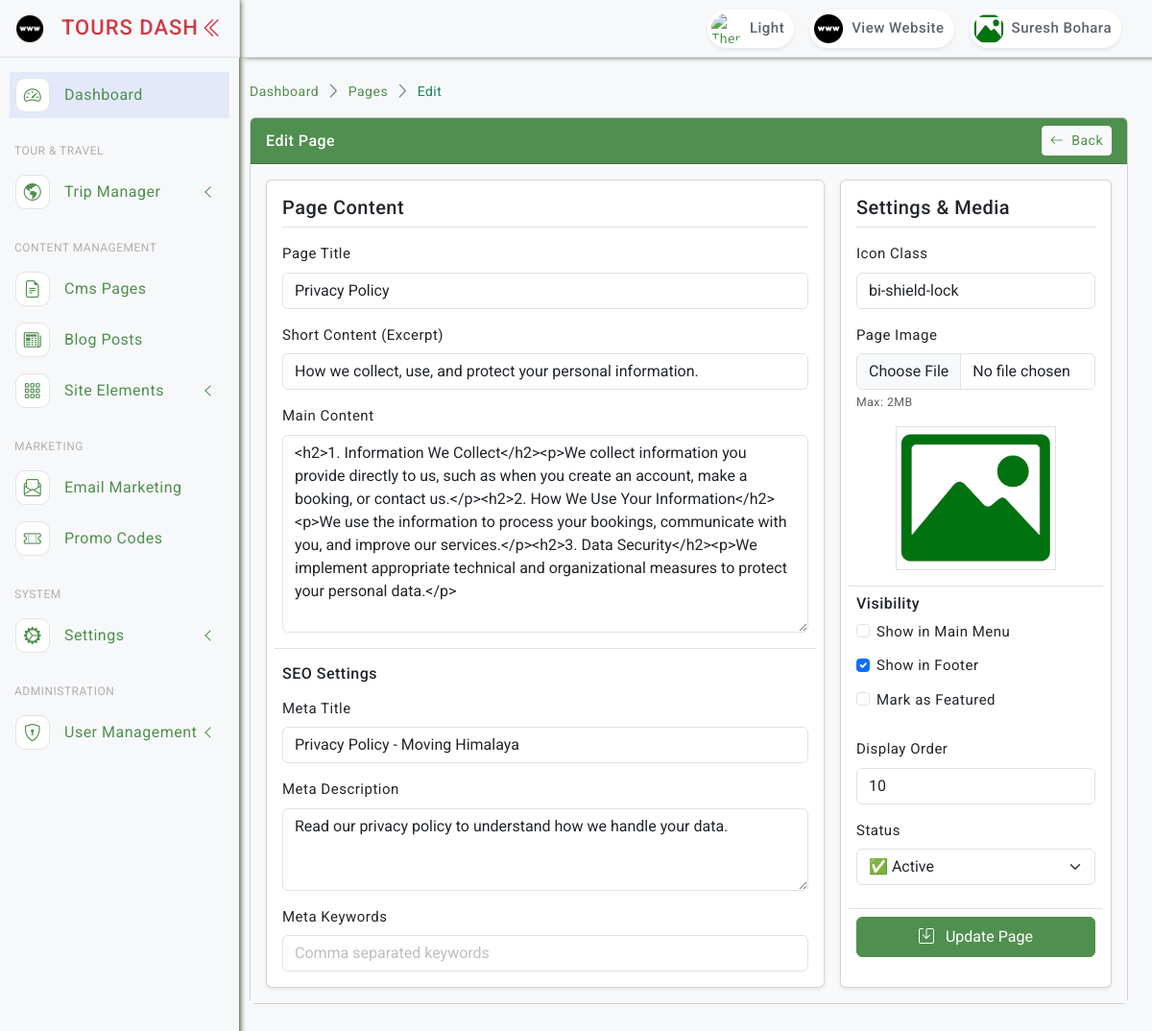
The page /pages/1/update/ (signed in) on the database its author committed.
### accounts/models.py (models this page shows, shortened)
class AdminUser(AbstractBaseUser, PermissionsMixin):
    name = models.CharField(max_length=255)
    email = models.EmailField(unique=True)
    mobile = models.CharField(max_length=20, blank=True, null=True)
    address = models.TextField(blank=True, null=True)
    gender = models.CharField(max_length=20, blank=True, null=True)
    details = models.TextField(blank=True, null=True)
    image = models.ImageField(upload_to='admin_profiles/', null=True, blank=True, default='noimage.png')
    status = models.BooleanField(default=True)
    last_login_at = models.DateTimeField(null=True, blank=True)
    created_at = models.DateTimeField(auto_now_add=True)
    updated_at = models.DateTimeField(auto_now=True)
    is_active = models.BooleanField(default=True)
    is_staff = models.BooleanField(default=False)
    objects = AdminUserManager()
    USERNAME_FIELD = 'email'
    REQUIRED_FIELDS = ['name']
    @property
    def image_url(self):
        if self.image and str(self.image) != 'noimage.png':
            return self.image.url
        return '/static/asset/images/noimage.png'

### pages/models.py (models this page shows, shortened)
class Page(models.Model):
    title = models.CharField(max_length=255)
    slug = models.SlugField(max_length=255, unique=True, blank=True)
    icon = models.CharField(max_length=100, blank=True, null=True, help_text="e.g., bi bi-info-circle")
    image = models.ImageField(upload_to='pages/', blank=True, null=True)
    short_content = models.CharField(max_length=500, blank=True, null=True, help_text="Brief excerpt/summary")
    content = models.TextField(blank=True, null=True)
    meta_title = models.CharField(max_length=255, blank=True, null=True)
    meta_description = models.TextField(blank=True, null=True)
    meta_keywords = models.CharField(max_length=500, blank=True, null=True)
    show_in_menu = models.BooleanField(default=False)
    show_in_footer = models.BooleanField(default=False)
    is_featured = models.BooleanField(default=False)
    order_level = models.PositiveIntegerField(default=0)
    status = models.BooleanField(default=True)
    created_at = models.DateTimeField(auto_now_add=True)
    updated_at = models.DateTimeField(auto_now=True)
    objects = PageManager()
    class Meta:
        ordering = ['order_level', '-created_at']
        indexes = [
            models.Index(fields=['status', 'order_level', 'created_at']),
            models.Index(fields=['show_in_menu']),
            models.Index(fields=['show_in_footer']),
            models.Index(fields=['is_featured']),
        ]
    @property
    def image_url(self):
        return self.image.url if self.image and hasattr(self.image, 'url') else '/static/asset/images/noimage.png'

### pages/views.py (the view)
# urls.py: path('<int:pk>/update/', views.page_update, name='page_update'),
@login_required
def page_update(request, pk):
    item = get_object_or_404(Page, pk=pk)
    if request.method == 'POST':
        form = PageForm(request.POST, request.FILES, instance=item)
        if form.is_valid():
            form.save()
            return JsonResponse({'success': True, 'message': 'Page updated successfully!'})
        return JsonResponse({'success': False, 'errors': form.errors}, status=422)
    return render(request, 'admin/pages/form.html', {'form': PageForm(instance=item), 'item': item})

### core/context_processors.py (called while the page is built)
def global_settings(request):
    setting = SiteSetting.get_instance()
    footer_categories = Category.objects.filter(
        parent__isnull=True,
        status=True
    ).prefetch_related('children').order_by('order_level')[:4]
    footer_pages = Page.objects.filter(status=True).order_by('order_level')[:4]
    footer_experts = Team.objects.filter(status=True).order_by('order_level')[:4]
    trekking_regions = Category.objects.filter(parent__slug='trekking', status=True).order_by('order_level')[:4]
    return {
        'setting': setting,
        'global_categories': footer_categories,
        'global_pages': footer_pages,
        'footer_experts': footer_experts,
        'trekking_regions': trekking_regions,
    }

### templates/admin/pages/form.html (shortened to what this page needs)
{% extends "layouts/base.html" %}
{% load static %}
{% block content %}
<div class="page-breadcrumb d-none d-sm-flex align-items-center mb-3">
    <nav aria-label="breadcrumb">
        <ol class="breadcrumb mb-0 p-0">
            <li class="breadcrumb-item"><a href="{% url 'core:dashboard' %}">Dashboard</a></li>
            <li class="breadcrumb-item"><a href="{% url 'pages:page_list' %}">Pages</a></li>
            <li class="breadcrumb-item active">{% if item %}Edit{% else %}Create{% endif %}</li>
        </ol>
    </nav>
</div>
<div class="card mb-4">
    <div class="card-header bg-custom text-white d-flex align-items-center justify-content-between py-2">
        <h6 class="mb-0"> {% if item %}Edit{% else %}Create{% endif %} Page</h6>
        <a href="{% url 'pages:page_list' %}" class="btn btn-light btn-sm"><i class="bi bi-arrow-left me-1"></i> Back</a>
    </div>
    <div class="card-body bg-light p-3">
        <form id="pageForm" method="POST" enctype="multipart/form-data" action="{% if item %}{% url 'pages:page_update' item.id %}{% else %}{% url 'pages:page_create' %}{% endif %}">
            <div class="row g-3">
                <div class="col-lg-8">
                    <div class="card shadow-sm h-100">
                        <div class="card-body">
                            <h5 class="card-title mb-3 border-bottom pb-2">Page Content</h5>
                            <div class="row g-3">
                                <div class="col-md-12"><label class="form-label">Page Title</label>{{ form.title }}</div>
                                <div class="col-12"><label class="form-label">Short Content (Excerpt)</label>{{ form.short_content }}</div>
                                <div class="col-12"><label class="form-label">Main Content</label>{{ form.content }}</div>
                                <div class="col-12 mt-3 pt-3 border-top">
                                    <h6 class="mb-3">SEO Settings</h6>
                                    <div class="row g-3">
                                        <div class="col-12"><label class="form-label">Meta Title</label>{{ form.meta_title }}</div>
                                        <div class="col-12"><label class="form-label">Meta Description</label>{{ form.meta_description }}</div>
                                        <div class="col-12"><label class="form-label">Meta Keywords</label>{{ form.meta_keywords }}</div>
                                    </div>
                                </div>
                            </div>
                        </div>
                    </div>
                </div>
                <div class="col-lg-4">
                    <div class="card shadow-sm h-100">
                        <div class="card-body">
                            <h5 class="card-title mb-3 border-bottom pb-2">Settings & Media</h5>
                            <div class="row g-3">
                                <div class="col-12"><label class="form-label">Icon Class</label>{{ form.icon }}</div>
                                <div class="col-12"><label class="form-label">Page Image</label>{{ form.image }}<small class="text-muted d-block mt-1">Max: 2MB</small></div>
                                <div class="col-12 text-center"><img src="{% if item and item.image_url %}{{ item.image_url }}{% else %}{% static 'asset/images/noimage.png' %}{% endif %}" alt="Preview" class="img-fluid preview-image border" id="imagePreview" style="max-height: 150px;"></div>
                                <div class="col-12 mt-3 pt-2 border-top">
                                    <h6 class="mb-2">Visibility</h6>
                                    <div class="form-check mb-2">{{ form.show_in_menu }} <label class="form-check-label" for="{{ form.show_in_menu.id_for_label }}">Show in Main Menu</label></div>
                                    <div class="form-check mb-2">{{ form.show_in_footer }} <label class="form-check-label" for="{{ form.show_in_footer.id_for_label }}">Show in Footer</label></div>
                                    <div class="form-check mb-2">{{ form.is_featured }} <label class="form-check-label" for="{{ form.is_featured.id_for_label }}">Mark as Featured</label></div>
                                </div>
                                <div class="col-12"><label class="form-label">Display Order</label>{{ form.order_level }}</div>
                                <div class="col-12"><label class="form-label">Status</label>{{ form.status }}</div>
                                <div class="col-12 mt-4 pt-2 border-top">
                                    <button type="submit" class="btn btn-primary w-100 py-2" id="submitBtn"><i class="bi bi-save me-2"></i> {% if item %}Update{% else %}Create{% endif %} Page</button>
                                </div>
                            </div>
                        </div>
                    </div>
                </div>
            </div>
        </form>
    </div>
</div>
{% endblock %}

### templates/includes/admin/header.html (shortened to what this page needs)
{% load static %}
<header class="top-header">
    <nav class="navbar navbar-expand">
        <div class="top-navbar-right ms-3 ms-auto">
            <ul class="navbar-nav align-items-center">
                <li class="nav-item">
                    <a id="darkModeButton" class="nav-link" href="javascript:void(0);" aria-label="Toggle Dark Mode">
                        <div class="user-setting d-flex align-items-center gap-1">
                            <img id="moonIcon" src="{% static 'asset/images/moon_light.png' %}" class="user-img" alt="Theme">
                            <div class="user-name d-none d-sm-block">Light</div>
                        </div>
                    </a>
                </li>
                <li class="nav-item">
                    <a class="nav-link" href="/" target="_blank">
                        <div class="user-setting d-flex align-items-center gap-1">
                            <img src="{% static 'asset/images/website.png' %}" class="user-img" alt="Website">
                            <div class="user-name d-none d-sm-block">View Website</div>
                        </div>
                    </a>
                </li>
                <li class="nav-item dropdown dropdown-large">
                    <a class="nav-link dropdown-toggle dropdown-toggle-nocaret" href="#" data-bs-toggle="dropdown" aria-expanded="false">
                        <div class="user-setting d-flex align-items-center gap-1">
                            <img src="{{ request.user.image_url }}" class="user-img" alt="User">
                            <div class="user-name d-none d-sm-block">{{ request.user.name|default:"Admin" }}</div>
                        </div>
                    </a>
                </li>
            </ul>
        </div>
    </nav>
</header>

### static/asset/css/style.css (style rules this page uses)
body { font-size: 14px; color: #4c5258; letter-spacing: .5px; font-family: Roboto, sans-serif; background-color: #f7f8fa; overflow-x: hidden; }
a { text-decoration: none; }
::placeholder { opacity: 0.4 !important; }
.top-header .navbar { box-shadow: 5px 0 5px rgb(93 105 72); position: fixed; top: 0; left: 250px; right: 0; background-color: #f7f8fa; border-bottom: 1px solid #e2e3e4; background-clip: padding-box; height: 60px; z-index: 10; padding: 0 1.5rem; transition: all .2s; }
.top-header .navbar .user-setting { height: 40px; border-radius: 30px; background-color: #fff; box-shadow: 0 0.125rem 0.25rem rgb(0 0 0 / 8%); }
.dropdown-toggle-nocaret:after { display: none }
.top-header .navbar .dropdown-large { position: relative }
.top-header .navbar .user-img { width: 40px; height: 40px; padding: 4px; border-radius: 50%; }
.top-header .navbar .user-name { font-size: 15px; color: #5e636b; font-weight: 500; padding-right: 10px; }
.page-breadcrumb .breadcrumb-item+.breadcrumb-item::before { display: inline-block; padding-right: .5rem; color: #6c757d; font-family: LineIcons; content: "\ea5c"; }
.page-breadcrumb .breadcrumb li.breadcrumb-item { font-size: 15spx; }
.breadcrumb-item.active { color: #198754!important; }
.bg-custom { background-color: #4f8f4f; }

### static/asset/css/custom.css (style rules this page uses)
.btn-primary { color: #fff; background-color: #4f8f4f!important; border-color: #4f8f4f!important; }
a { color: #4f8f4f!important; }
.card-header { border-radius: none!important; }
label { margin-bottom: 5px; font-weight: 400; font-size: 15px; }

### static/asset/css/dark-theme.css (style rules this page uses)
html.dark-theme .menu-title,a { color: #ffffff; }

### rows shown on the page
AdminUser: user.image_url (placeholder picture), user.name "Suresh Bohara"
Page: title "Privacy Policy", short_content "How we collect, use, and protect your personal information.", content "<h2>1. Information We Collect</h2><p>We collect information you provide directly to us, such as when you create an account, make a booking, or contact us.</p><h2>2. How We Use Your Information</h2><p>We use the information to process your bookings, communicate with you, and improve our services.</p><h2>3. Data Security</h2><p>We implement appropriate technical and organizational measures to protect your personal data.</p>", meta_title "Privacy Policy - Moving Himalaya", meta_description "Read our privacy policy to understand how we handle your data.", icon "bi-shield-lock", show_in_footer "☑", order_level "10", status "✅ Active"
